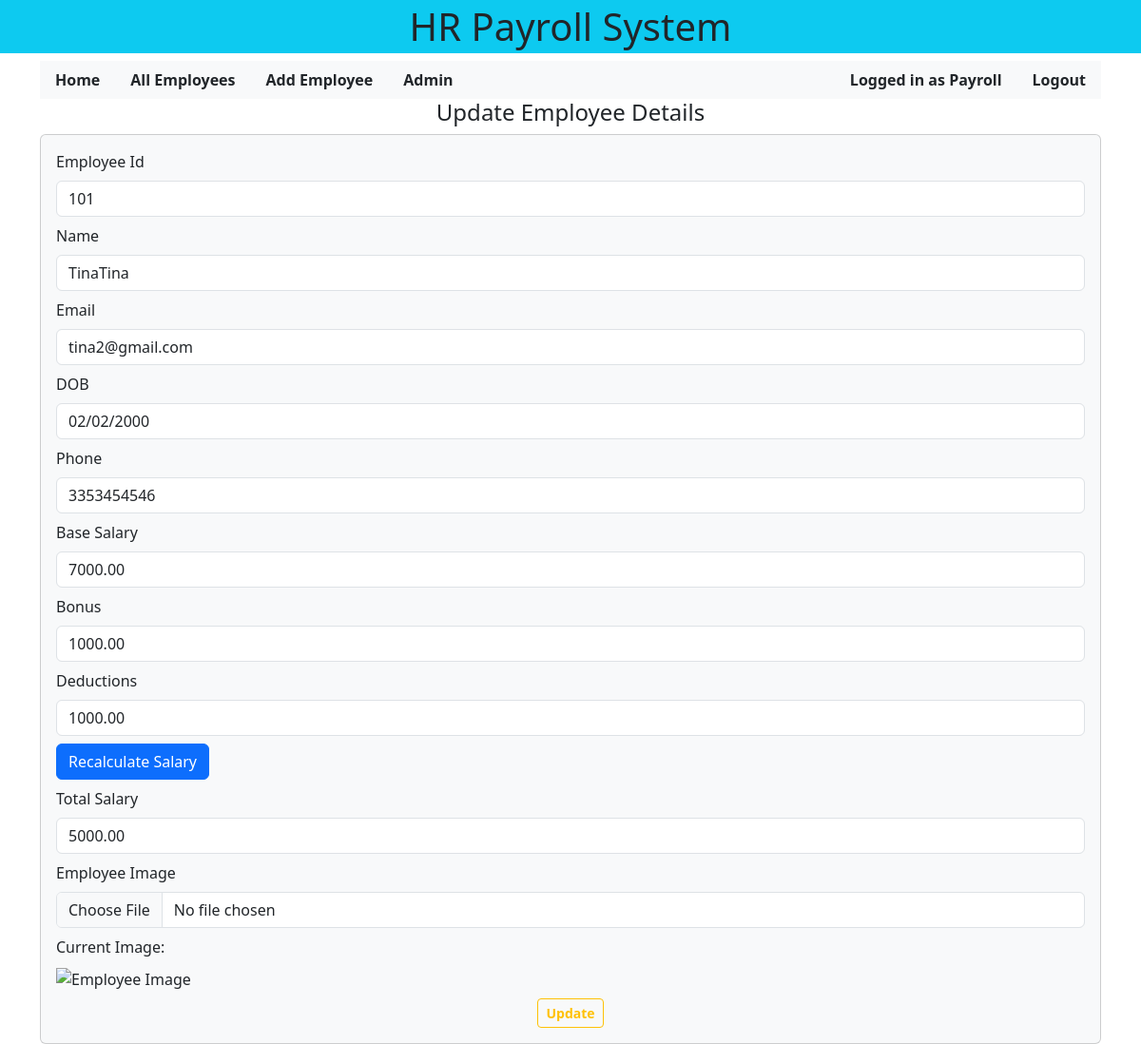
/updateemployee/1/ (signed in), run on the app's committed database.
### payroll/models.py (models this page shows, shortened)
class Employee(models.Model):
    employeeid             = models.CharField(max_length=20, unique=False)
    employeename           = models.CharField(max_length=50)
    email                  = models.CharField(max_length=50, unique=True)
    DOB                    = models.DateField(null=True, blank=True)
    phone                  = models.CharField(max_length=50)
    base_salary            = models.DecimalField(max_digits=10, decimal_places=2, null=True, blank=True)
    bonus                  = models.DecimalField(max_digits=10, decimal_places=2, null=True, blank=True, default=0)
    deductions             = models.DecimalField(max_digits=10, decimal_places=2, null=True, blank=True, default=0)
    salary                 = models.DecimalField(max_digits=10, decimal_places=2, null=True, blank=True)
    image                  = models.URLField(null=True, blank=True)
    added_by               = models.ForeignKey(User, on_delete=models.CASCADE, related_name='employees')
    """
    Returns a string representation of the employee.
    """

### payroll/views.py (the view)
# urls.py: path("updateemployee/<int:empid>/", views.updateemployee, name="updateemployee"),
@login_required
def updateemployee(request, empid):
    e = get_object_or_404(Employee, pk=empid)
    if request.user != e.added_by and not request.user.is_superuser:
        messages.error(request, "You do not have permission to update this employee.")
        return redirect("payroll:allemployees")
    return render(request, "payroll/updateemployee.html", {"singleemp": e})

### payroll/templates/payroll/updateemployee.html (shortened to what this page needs)
{% extends "base.html" %}
{% block content %}
    <h4 class="text-center">Update Employee Details</h4>
    <div class="card p-3 bg-light">
        <form action="/doupdateemployee/{{singleemp.id}}/" method="POST" enctype="multipart/form-data" onsubmit="return validateEmployeeForm()">
            <div class="mb-2">
                <label for="employeeid" class="form-label">Employee Id</label>
                <input type="text" class="form-control" placeholder="Enter the employee id"
                name="employeeid" value="{{singleemp.employeeid}}" readonly>
            </div>
            <div class="mb-2">
                <label for="employeename" class="form-label">Name</label>
                <input type="text" class="form-control" placeholder="Enter the name"
                name="employeename" value="{{singleemp.employeename}}" required oninput="validateField(this)">
            </div>
            <div class="mb-2">
                <label for="employeeemail" class="form-label">Email</label>
                <input type="email" class="form-control" placeholder="Enter the email"
                name="employeeemail" value="{{singleemp.email}}" required oninput="validateEmail(this)">
            </div>
            <div class="mb-2">
                <label for="employeeDOB" class="form-label">DOB</label>
                <input type="date" class="form-control" placeholder="Enter the birthdate"
                name="employeeDOB" value="{{ singleemp.DOB|default:''|date:'Y-m-d' }}" readonly>
            </div>
            <div class="mb-2">
                <label for="employeephone" class="form-label">Phone</label>
                <input type="text" class="form-control" placeholder="Enter the phone number"
                name="employeephone" value="{{singleemp.phone}}" required oninput="validateField(this)">
            </div>
            <div class="mb-2">
                <label for="baseSalary" class="form-label">Base Salary</label>
                <input type="number" class="form-control" id="baseSalary" name="baseSalary" placeholder="Enter base salary" value="{{ singleemp.base_salary }}" oninput="validateField(this)">
            </div>
            <div class="mb-2">
                <label for="bonus" class="form-label">Bonus</label>
                <input type="number" class="form-control" id="bonus" name="bonus" placeholder="Enter bonus" value="{{ singleemp.bonus }}">
            </div>
            <div class="mb-2">
                <label for="deductions" class="form-label">Deductions</label>
                <input type="number" class="form-control" id="deductions" name="deductions" placeholder="Enter deductions" value="{{ singleemp.deductions }}">
            </div>
            <div class="mb-2">
                <button type="button" class="btn btn-primary" id="recalculateSalaryBtn">Recalculate Salary</button>
            </div>
            <div class="mb-2">
                <label for="employeesalary" class="form-label">Total Salary</label>
                <input type="number" class="form-control" id="employeesalary" name="employeesalary" value="{{ singleemp.salary }}" readonly>
            </div>
            <div class="mb-2">
                <label for="employeeimage" class="form-label">Employee Image</label>
                <input type="file" class="form-control" name="image">
            </div>
            {% if singleemp.image %}
            <div class="mb-2">
                <label class="form-label">Current Image:</label><br>
                <img src="{{ singleemp.image.url }}" alt="Employee Image" width="150">
            </div>
            {% endif %}
            <div class="container text-center mt-2">
                <button type="submit" class="btn btn-sm btn-outline-warning fw-bold">Update</button>
            </div>
        </form>
    </div>
{% endblock content %}

### templates/base.html (shortened to what this page needs)
{% load static %}
<!doctype html>
<html lang="en">
  <head>
    <link href="https://cdn.jsdelivr.net/npm/bootstrap@5.3.3/dist/css/bootstrap.min.css" rel="stylesheet">
  </head>
  <body>
    <h1 class="text-center bg-info p-1">HR Payroll System</h1>
    <div class="maincontent container">
        {% include "navbar.html" %}
        {% block content %}
        {% endblock content %}
    </div>
  </body>
</html>

### templates/navbar.html (shortened to what this page needs)
<div class="header d-flex justify-content-between bg-light">
    <nav class="nav">
      {% if user.is_authenticated %}
        <a class="nav-link text-dark fw-bold" href="{% url 'payroll:allemployees' %}">Home</a>
        <a class="nav-link text-dark fw-bold" href="{% url 'payroll:allemployees' %}">All Employees</a>
        <a class="nav-link text-dark fw-bold" href="{% url 'payroll:addemployee' %}">Add Employee</a>
        {% if user.is_superuser %}
          <a class="nav-link text-dark fw-bold" href="/admin/">Admin</a>
        {% endif %}
      {% endif %}
    </nav>
    <ul class="nav justify-content-end align-items-center">
      {% if user.is_authenticated %}
      <li class="nav-item">
        <span class="nav-link text-dark fw-bold">Logged in as {{ user.username }}</span>
      </li>
      <li class="nav-item">
        <a class="nav-link text-dark fw-bold" href="{% url 'payroll:logout' %}">Logout</a>
      </li>
      {% endif %}
    </ul>
</div>

### data on the page
Employee: employeeid "101", employeename "TinaTina", employeeemail "tina2@gmail.com", employeeDOB "02/02/2000", employeephone "3353454546", baseSalary "7000.00", bonus "1000.00", deductions "1000.00", employeesalary "5000.00"

### other printed values
{{ user.username }} "Payroll"
